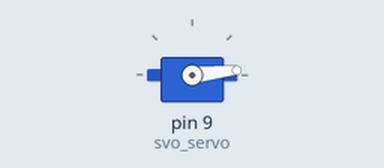
Simulated run of this program. Board: Arduino Uno, built with avr-gcc and run on an emulated ATmega328P. Parts: servo.

Above: at 0.05 s.
At 0.65 s:
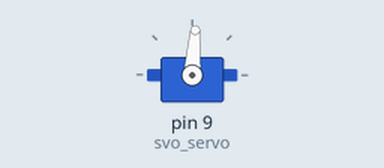
At 1.3 s:
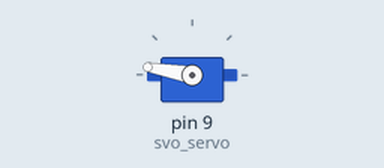
At 2.6 s:
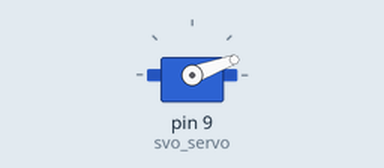
Timing chart, 0 to 6.3 s (numbered marks = the images above):
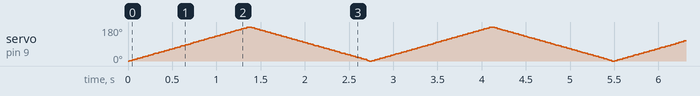

The program:

main.cpp
```cpp
#include <Arduino.h>
#include <Servo.h>

// Creates a servo object to control the motor.
Servo svo_servo;

int pos = 0;    // Stores servo position.

void setup() {
    Serial.begin(9600);

    // Attach the motor to pin 9 on the board.
    svo_servo.attach(9);
}

void loop() {
    // The rotor will go from 0 to 180 degrees.
    for (pos  = 0;  pos <= 180; pos+=2) {   // The iteration expression controls speed.
        svo_servo.write(pos);               // Go to position.
        delay(15);                          // Wait for the servo to reaach position.
    }

    // From 180 to 0 degrees.
    for (pos  = 180;  pos >= 0; pos-=2) {
        svo_servo.write(pos);
        delay(15);
    }
}
```
